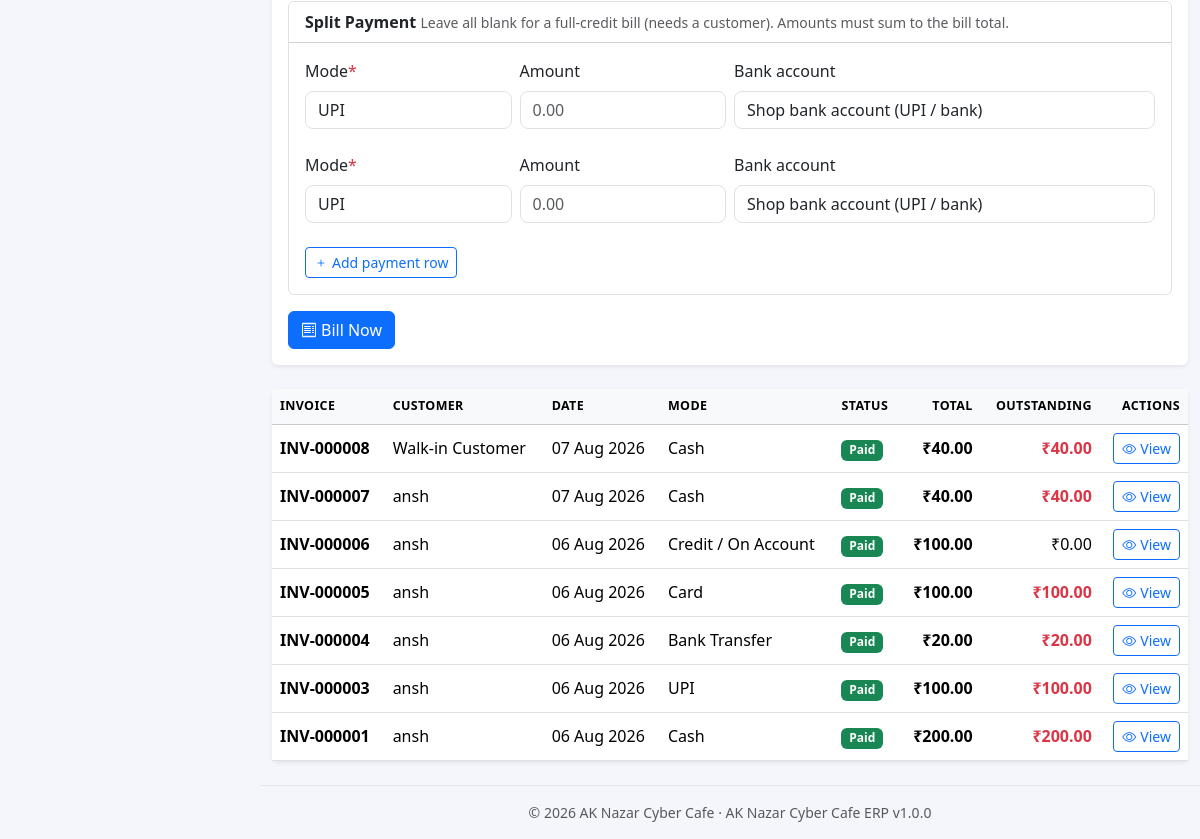
The page /billing/ (signed in, lower part) on the database as committed earlier.
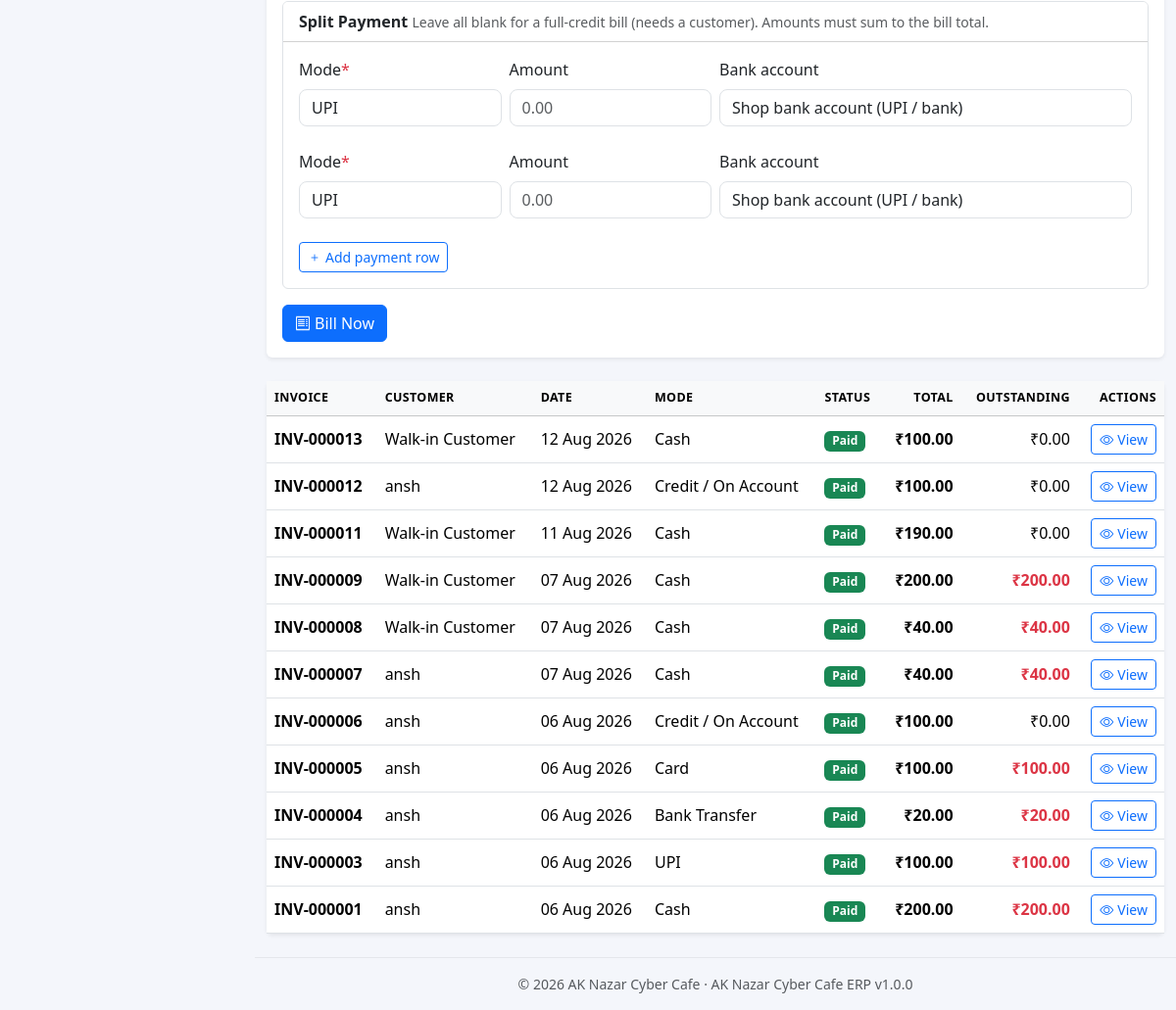
The same page on the database as committed later.
### apps/billing/models/invoice.py (models this page shows, shortened)
class Invoice(BaseModel):
    invoice_number = models.CharField(max_length=30, unique=True, editable=False, db_index=True)
    customer = models.ForeignKey(
        Customer,
        on_delete=models.SET_NULL,
        null=True,
        blank=True,
        related_name="invoices",
        help_text="Walk-in bills may leave this blank; credit bills require a customer.",
    )
    customer_name = models.CharField(
        max_length=150,
        blank=True,
        db_index=True,
        help_text="Snapshot of the customer name for walk-in bills without a linked customer record.",
    )
    payment_mode = models.CharField(
        max_length=20,
        choices=InvoicePaymentMode.choices,
        default=InvoicePaymentMode.CASH,
        db_index=True,
    )
    status = models.CharField(
        max_length=10,
        choices=InvoiceStatus.choices,
        default=InvoiceStatus.UNPAID,
        db_index=True,
    )
    subtotal = money_field(default=0)
    discount = money_field(default=0)
    total = money_field(default=0)
    notes = models.TextField(blank=True)
    cash_entry = models.ForeignKey(
        CashBookEntry,
        on_delete=models.SET_NULL,
        null=True,
        blank=True,
        related_name="+",
        editable=False,
    )
    billed_on = models.DateField(default=date.today, db_index=True)
    class Meta:
        ordering = ["-billed_on", "-created_at"]
        verbose_name = "Invoice"
        verbose_name_plural = "Invoices"
        indexes = [
            models.Index(fields=["status", "billed_on"]),
        ]
    @property
    def customer_display(self) -> str:
        if self.customer:
            return self.customer.full_name
        return self.customer_name or "Walk-in Customer"
    @property
    def paid_amount(self):
        total = self.payments.aggregate(paid=models.Sum("amount"))["paid"]
        return total or 0
    @property
    def outstanding_amount(self):
        return self.total - self.paid_amount

### apps/customers/models/customer.py (models this page shows)
class Customer(BaseModel):
    full_name = models.CharField(max_length=150, db_index=True)
    phone = models.CharField(max_length=15, unique=True, blank=True, db_index=True)
    email = models.EmailField(blank=True)
    gender = models.CharField(max_length=10, choices=Gender.choices, blank=True)
    date_of_birth = models.DateField(null=True, blank=True)
    address_line = models.CharField(max_length=255, blank=True)
    city = models.CharField(max_length=100, blank=True)
    state = models.CharField(max_length=100, blank=True)
    pincode = models.CharField(max_length=10, blank=True)
    credit_limit = money_field(default=0, blank=True)
    credit_balance = money_field(default=0, blank=True)
    notes = models.TextField(blank=True)
    class Meta:
        ordering = ["-created_at"]
        verbose_name = "Customer"
        verbose_name_plural = "Customers"
        indexes = [
            models.Index(fields=["full_name", "phone"]),
        ]
    def __str__(self):
        return self.full_name

### apps/billing/views/invoice.py (the view, shortened to what this page needs)
# urls.py: path("", invoice_views.InvoiceListView.as_view(), name="list"),
class InvoiceListView(LoginRequiredMixin, PermissionRequiredMixin, ListView):
    permission_required = "billing.view_invoice"
    template_name = "billing/invoice_list.html"
    context_object_name = "invoices"
    paginate_by = 20
    def get_queryset(self):
        filters = {
            "status": self.request.GET.get("status", ""),
            "from_date": self.request.GET.get("from_date", ""),
            "to_date": self.request.GET.get("to_date", ""),
            "q": self.request.GET.get("q", ""),
        }
        return InvoiceSelector.list_invoices(filters)
    def get_context_data(self, **kwargs):
        context = super().get_context_data(**kwargs)
        context["page_title"] = "Billing"
        context["statuses"] = InvoiceStatus.choices
        context["pending_total"] = InvoiceSelector.pending_total()
        context["can_create_customer"] = self.request.user.has_perm("customers.add_customer")
        if self.request.user.has_perm("billing.add_invoice"):
            context["invoice_form"] = InvoiceForm()
            context["line_formset"] = InvoiceLineFormSet(
                instance=Invoice(), prefix=_FORMSET_PREFIX
            )
            context["payment_formset"] = PaymentSplitFormSet(prefix=_PAY_PREFIX)
        return context

### apps/billing/forms/invoice.py (shortened to what this page needs)
class InvoiceForm(forms.ModelForm):
    customer_name = forms.CharField(
        required=False,
        max_length=150,
        label="Customer name (new)",
        widget=forms.TextInput(attrs={"class": "form-control", "placeholder": "Name if not listed above"}),
    )
    create_customer = forms.BooleanField(
        required=False,
        label="Save as a new customer",
        widget=forms.CheckboxInput(attrs={"class": "form-check-input"}),
    )
    class Meta:
        model = Invoice
        fields = ["customer", "customer_name", "create_customer", "payment_mode", "discount", "notes"]
        widgets = {
            "customer": forms.Select(attrs={"class": "form-select"}),
            "payment_mode": forms.Select(attrs={"class": "form-select"}),
            "discount": forms.NumberInput(attrs={"class": "form-control", "step": "0.01", "min": "0", "placeholder": "0.00"}),
            "notes": forms.Textarea(attrs={"class": "form-control", "rows": 2}),
        }
    def __init__(self, *args, **kwargs):
        super().__init__(*args, **kwargs)
        self.fields["customer"].queryset = Customer.objects.order_by("full_name")
        self.fields["customer"].required = False

### templates/billing/invoice_list.html (shortened to what this page needs)
{% extends "base.html" %}
{% load erp_tags %}
{% block content %}
{% if invoice_form %}
    <div class="card shadow-sm border-0 mb-4">
        <div class="card-body">
            <form method="post">
                <div class="mt-3">
                    <div class="card border">
                        <div class="card-header bg-white py-2">
                            <label class="form-label fw-semibold mb-0">Split Payment</label>
                            <span class="small text-muted">Leave all blank for a full-credit bill (needs a customer). Amounts must sum to the bill total.</span>
                        </div>
                        <div class="card-body">
                            {% for pay_form in payment_formset %}
                                <div class="row g-2 align-items-end mb-2 pay-row">
                                    <div class="col-md-3">{% include "includes/field.html" with field=pay_form.mode %}</div>
                                    <div class="col-md-3">{% include "includes/field.html" with field=pay_form.amount %}</div>
                                    <div class="col-md-6">{% include "includes/field.html" with field=pay_form.bank_account %}</div>
                                </div>
                            {% endfor %}
                            <button type="button" class="btn btn-sm btn-outline-primary" onclick="addPayRow()">
                                <i class="bi bi-plus me-1"></i>Add payment row
                            </button>
                        </div>
                    </div>
                </div>
                <div class="mt-3">
                    <button type="submit" class="btn btn-primary"><i class="bi bi-receipt me-1"></i>Bill Now</button>
                </div>
            </form>
        </div>
    </div>
{% endif %}
<div class="card shadow-sm border-0">
    <div class="table-responsive">
        <table class="table table-hover align-middle mb-0">
            <thead class="table-light">
                <tr>
                    <th scope="col">Invoice</th>
                    <th scope="col">Customer</th>
                    <th scope="col">Date</th>
                    <th scope="col">Mode</th>
                    <th scope="col">Status</th>
                    <th scope="col" class="text-end">Total</th>
                    <th scope="col" class="text-end">Outstanding</th>
                    <th scope="col" class="text-end">Actions</th>
                </tr>
            </thead>
            <tbody>
                {% for invoice in invoices %}
                    <tr>
                        <td class="fw-semibold">{{ invoice.invoice_number }}</td>
                        <td>{{ invoice.customer_display }}</td>
                        <td>{{ invoice.billed_on|date:"d M Y" }}</td>
                        <td>{{ invoice.get_payment_mode_display }}</td>
                        <td>
                            {% if invoice.status == "PAID" %}
                                <span class="badge text-bg-success">Paid</span>
                            {% elif invoice.status == "PARTIAL" %}
                                <span class="badge text-bg-warning">Partial</span>
                            {% else %}
                                <span class="badge text-bg-danger">Unpaid</span>
                            {% endif %}
                        </td>
                        <td class="text-end fw-semibold">{{ invoice.total|inr }}</td>
                        <td class="text-end {% if invoice.outstanding_amount > 0 %}text-danger fw-semibold{% endif %}">{{ invoice.outstanding_amount|inr }}</td>
                        <td class="text-end">
                            <a href="{% url 'billing:detail' invoice.pk %}" class="btn btn-sm btn-outline-primary">
                                <i class="bi bi-eye me-1"></i>View
                            </a>
                        </td>
                    </tr>
                {% endfor %}
            </tbody>
        </table>
    </div>
</div>
{% endblock %}

Rows that differ between the two databases and show on the page:
added Invoice: invoice_number "INV-000013", customer_display "Walk-in Customer", billed_on "12 Aug 2026", payment_mode "Cash", status "Paid", total|inr "₹100.00", outstanding_amount|inr "₹0.00"
added Invoice: invoice_number "INV-000012", customer_display "ansh", billed_on "12 Aug 2026", payment_mode "Credit / On Account", status "Paid", total|inr "₹100.00", outstanding_amount|inr "₹0.00"
added Invoice: invoice_number "INV-000011", customer_display "Walk-in Customer", billed_on "11 Aug 2026", payment_mode "Cash", status "Paid", total|inr "₹190.00", outstanding_amount|inr "₹0.00"
added Invoice: invoice_number "INV-000009", customer_display "Walk-in Customer", billed_on "07 Aug 2026", payment_mode "Cash", status "Paid", total|inr "₹200.00", outstanding_amount|inr "₹200.00"
